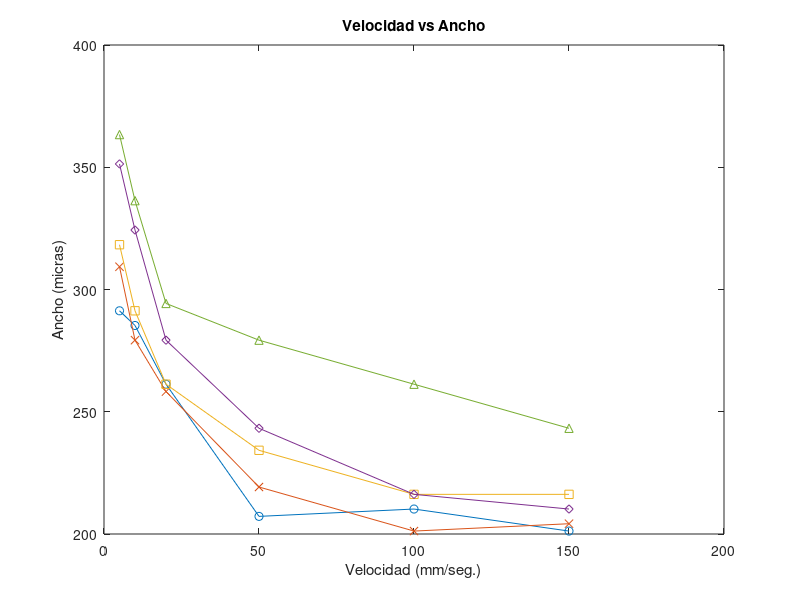

Reproduce this figure in MATLAB.
%%Grafico Velocidad vs ancho
%22.5
x = [5,10,20,50,100,150];
y = [291.291,285.285,261.261,207.207,210.210,201.201];
%30
t = [5,10,20,50,100,150];
n = [309.309,279.279,258.258,219.219,201.201,204.204];
%37.5
g = [5,10,20,50,100,150];
h = [318.318,291.291,261.261,234.234,216.216,216.216];
%45
r = [5,10,20,50,100,150];
f = [351.351,324.324,279.279,243.243,216.216,210.210];
%52.5
p = [5,10,20,50,100,150];
k = [363.363,336.336,294.294,279.279,261.261,243.243];

figure
plot(x,y,'-o')
xlabel('Velocidad (mm/seg.)')
ylabel('Ancho (micras)')
title('Velocidad vs Ancho')
hold on 
plot(t,n,'-x')
plot(g,h,'-s')
plot(r,f,'-d')
plot(p,k,'-^')